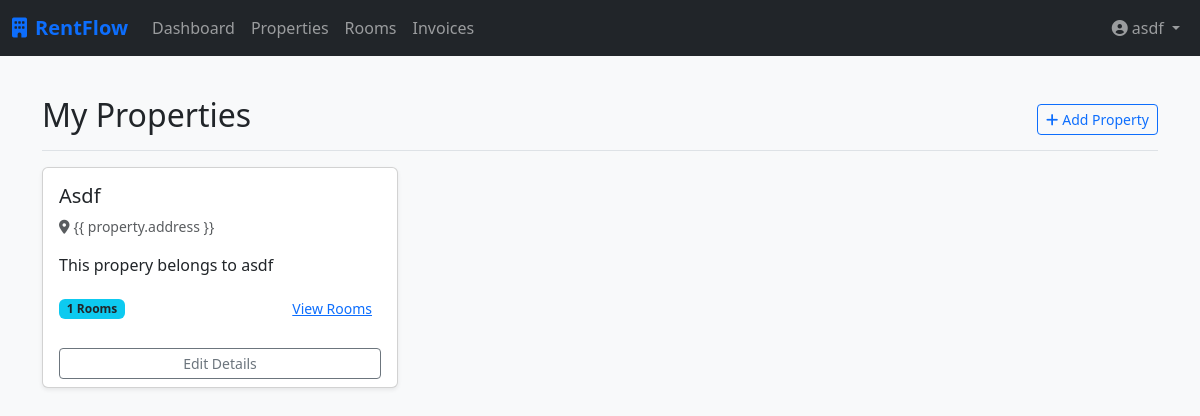
The app's page /properties/ (signed in), older data.
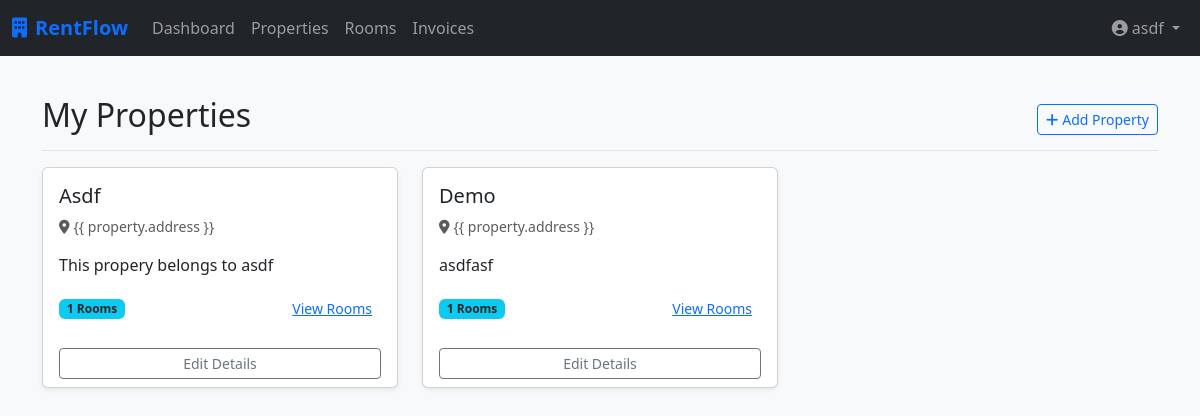
The same page, newer data.
### properties/models.py (models this page shows, shortened)
class Property(models.Model):
    landlord = models.ForeignKey(User, on_delete=models.CASCADE, related_name='properties')
    name = models.CharField(max_length=100)
    address = models.TextField()
    description = models.TextField(blank=True)
    created_at = models.DateTimeField(auto_now_add=True)
    class Meta:
        verbose_name_plural = "Properties"

### properties/views.py (the view)
# urls.py: path('', PropertyListView.as_view(), name='property_list'),
class PropertyListView(LandlordRequiredMixin, ListView):
    model = Property
    template_name = 'properties/property_list.html'
    context_object_name = 'properties'
    def get_queryset(self):
        return Property.objects.filter(landlord=self.request.user)

### core/mixins.py (called while the page is built)
    def test_func(self):
        user = self.request.user
        return user.is_authenticated and hasattr(user, 'profile') and user.profile.role == 'LANDLORD'

### properties/templates/properties/property_list.html (shortened to what this page needs)
{% extends 'core/base.html' %}
{% block content %}
<div class="d-flex justify-content-between flex-wrap flex-md-nowrap align-items-center pt-3 pb-2 mb-3 border-bottom">
    <h1 class="h2">My Properties</h1>
    <div class="btn-toolbar mb-2 mb-md-0">
        <a href="{% url 'properties:property_add' %}" class="btn btn-sm btn-outline-primary"><i
                class="fa-solid fa-plus me-1"></i>Add Property</a>
    </div>
</div>
<div class="row row-cols-1 row-cols-md-3 g-4">
    {% for property in properties %}
    <div class="col">
        <div class="card h-100 shadow-sm">
            <div class="card-body">
                <h5 class="card-title">{{ property.name }}</h5>
                <p class="card-text text-muted small"><i class="fa-solid fa-location-dot me-1"></i>{{ property.address
                    }}
                </p>
                <p class="card-text">{{ property.description|truncatewords:20 }}</p>
                <div class="d-flex justify-content-between align-items-center">
                    <span class="badge bg-info text-dark">{{ property.rooms.count }} Rooms</span>
                    <a href="{% url 'properties:room_list' %}?property={{ property.id }}"
                        class="btn btn-sm btn-link">View Rooms</a>
                </div>
            </div>
            <div class="card-footer bg-transparent border-top-0">
                <div class="d-grid">
                    <a href="#" class="btn btn-sm btn-outline-secondary">Edit Details</a>
                </div>
            </div>
        </div>
    </div>
    {% empty %}
    <div class="col-12">
        <div class="alert alert-warning">No properties found. <a href="#">Create your first property!</a></div>
    </div>
    {% endfor %}
</div>
{% endblock %}

Row changes from the older to the newer data that the page shows:
added Property: name "Demo", description "asdfasf", rooms.count "1"
